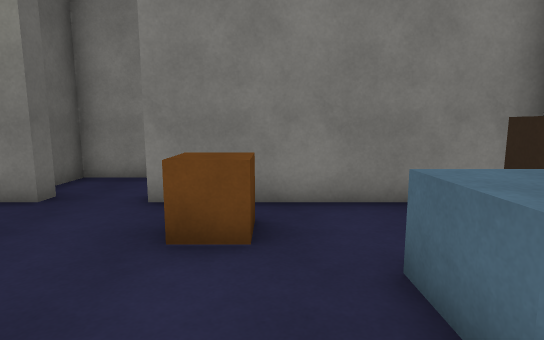
view 1 (above)

12 first-person views from a walk through a scene from a Unity 3-D project. The camera is 1.4 m above the floor, tilts 8° down and sees 80° across. The floor is counted in squares, 1 m on a side. Each view is taken from the middle of a square. On the plan, view 1 faces up. The plan holds only what a view shows up to about 15 squares ahead; the rest is blank. The place goes on beyond the plan. The player character is not drawn. Surface patterns are stand-ins for the level's own textures.

view 2
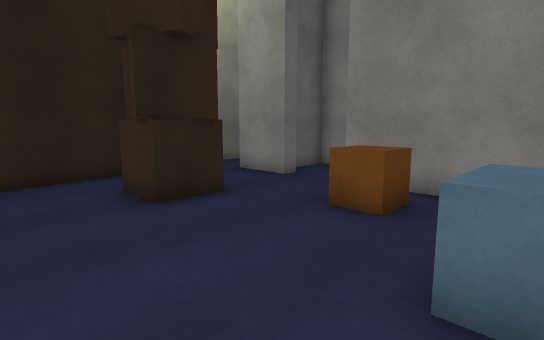

view 3
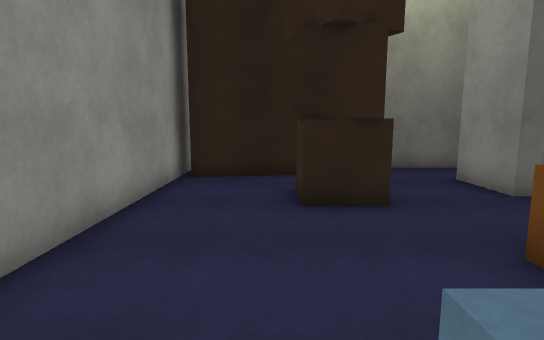

view 4
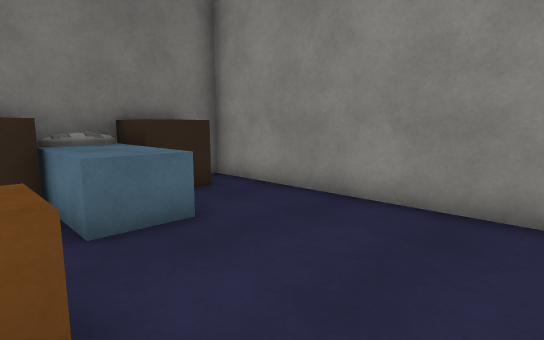

view 5
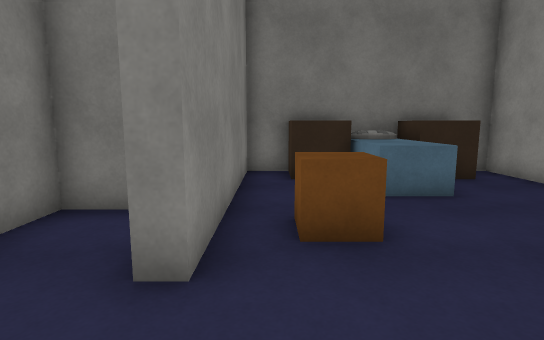

view 6
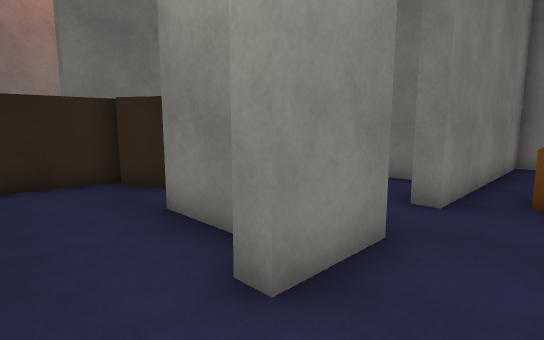

view 7
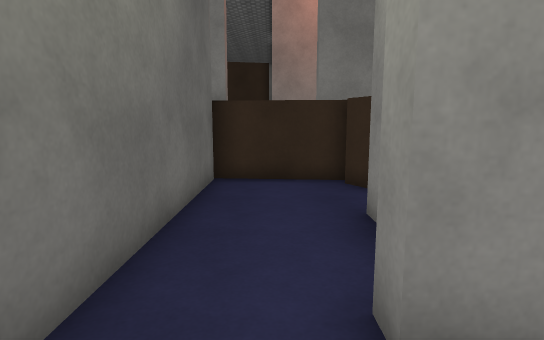

view 8
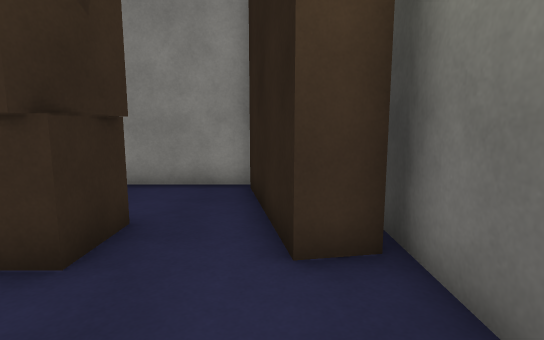

view 9
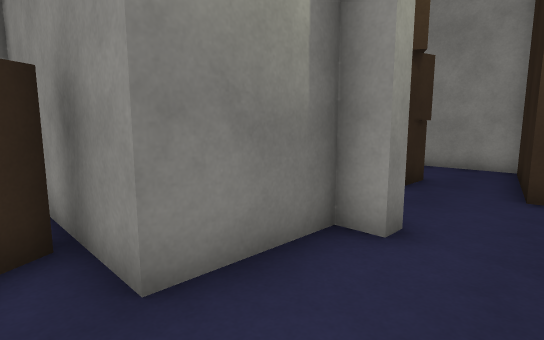

view 10
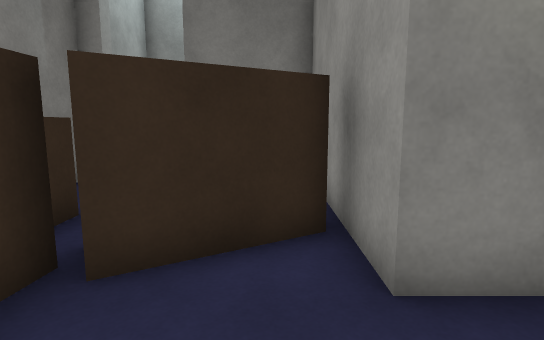

view 11
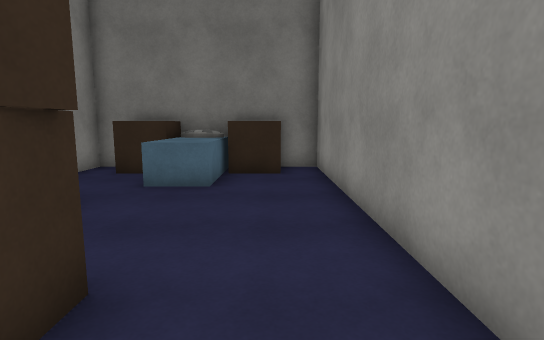

view 12
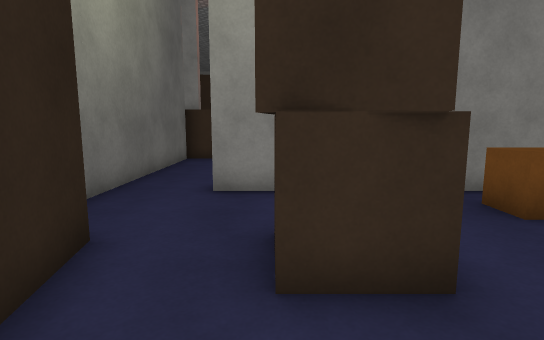

### Floor plan
Points are (right, up) in squares from view 1. A wall is a line through its corners. A room is listed if a view was taken in it or the views show most of it. See-through windows are left out.
Room 1 (views 1, 2, 3, 4, 5, 6, 7, 8, 9, 10, 11, 12)
walls: (-4.2, 6.4) (-4.2, 5.7) (-6.2, 5.7) (-6.2, 6.2) (-5.5, 6.2) (-5.5, 9) (-2.1, 9); (-8.2, 2.6) (-7.2, 2.8) (-6.5, -1.2); (-3.9, 9.3) (-5.3, 11.8); (-8, -1.5) (4.7, -1.5) (4.7, 5.7) (-2.2, 5.7) (-2.2, 6.2); (-5, 12.1) (-8.5, 12.4) (-8.5, 1.8)
ways out: opening at (-3.5, 6) to room 2
objects: other object (-5, 2) to (-3, 3); orange cube (-1, 4) to (0, 5); other object (1, 2) to (4, 3); cube (3, 0) to (4, 1); cube (3, 3) to (4, 4)
Room 2 (no view inside)
walls: (-3.2, 8.5) (-5, 8.5) (-5, 6.9); (0.3, 7.1) (0.3, 8.5) (-1, 8.5)
ways out: opening at (-3.5, 6) to room 1

Where each view was taken, in squares from view 1:
view 1: 0 up, 0 right, facing up
view 2: 1 down, 2 right, facing up-left
view 3: 1 up, 2 right, facing left
view 4: 4 up, 3 left, facing down-right
view 5: 5 up, 5 left, facing right
view 6: 4 up, 8 left, facing up-right
view 7: 4 up, 7 left, facing up
view 8: 6 up, 7 left, facing down
view 9: 10 up, 8 left, facing down-right
view 10: 10 up, 8 left, facing right
view 11: 0 up, 6 left, facing right
view 12: 1 down, 5 left, facing up
